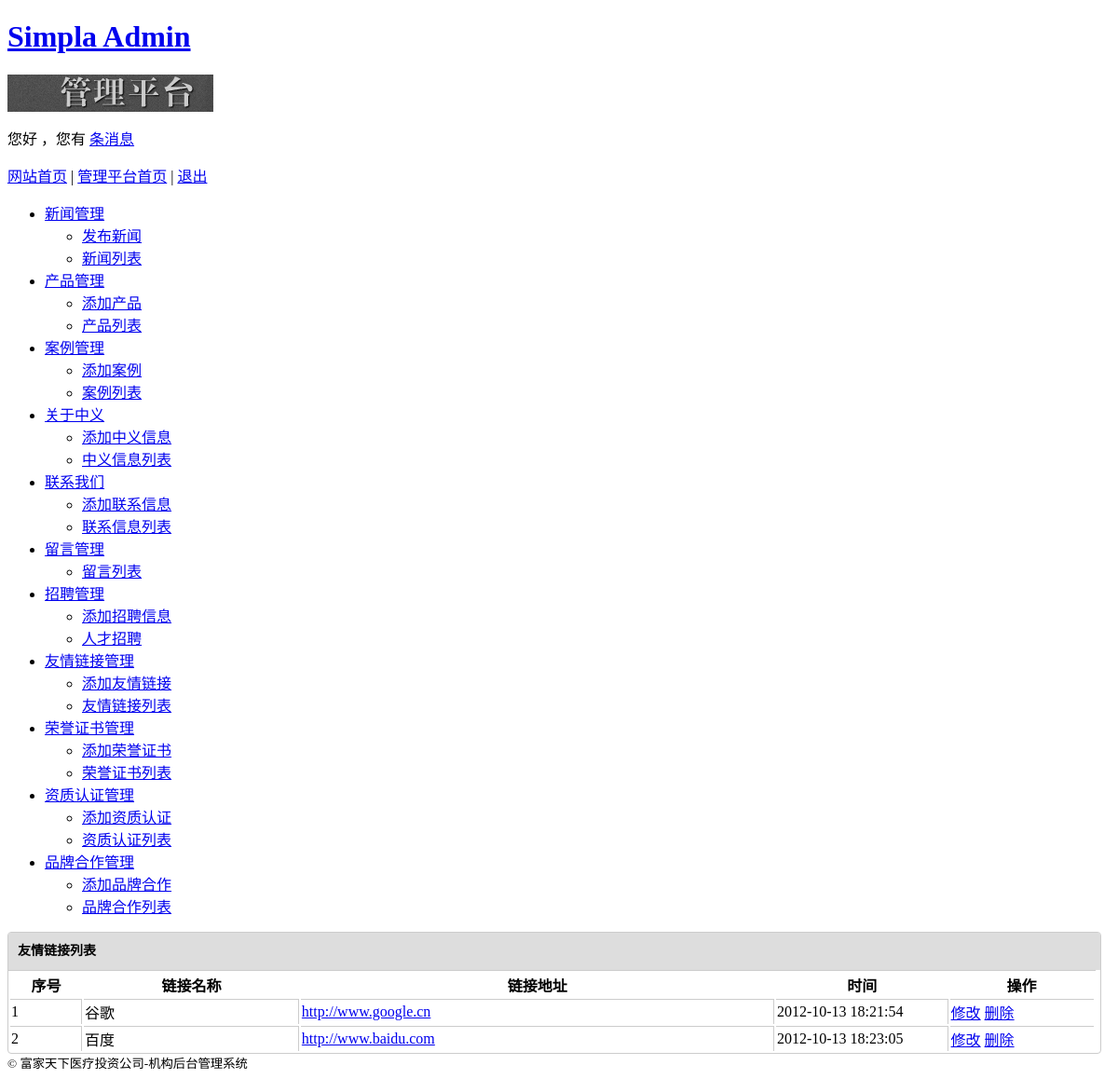
/index.php/admin/friend_link, run on the app's committed database.
### tables this page shows
CREATE TABLE `friend_links` (
  `id` tinyint(10) unsigned NOT NULL AUTO_INCREMENT,
  `url` varchar(30) NOT NULL,
  `link_name` varchar(20) NOT NULL,
  `addtime` datetime DEFAULT NULL,
  PRIMARY KEY (`id`)
);

### application/controllers/admin/friend_link.php (called while the page is built, shortened)
<?php if ( ! defined('BASEPATH')) exit('No direct script access allowed');
class Friend_link extends CI_Controller{
    public function index(){
    	$data['arr'] = $this->admin_model->get_link();
    	$this->load->view('admin/friend_link_view',$data);
    }
}

### index.php (called while the page is built, shortened)
<?php
require_once BASEPATH.'core/CodeIgniter'.EXT;

### application/models/admin_model.php (called while the page is built, shortened)
<?php if ( ! defined('BASEPATH')) exit('No direct script access allowed');
class Admin_model extends CI_Model {
	public function get_link(){
		$query = $this->db->get('friend_links');
		return $query->result();
	}
}

### application/views/admin/friend_link_view.php (the view, shortened to what this page needs)
<?php echo $this->load->view("admin/header") ?>
<div id="content">
	<div class="nl">
		<div class="nl_title"><strong>友情链接列表</strong></div>
		<table>
			<thead>
				<tr>
					<th width="5%">序号</th>
					<th width="15%">链接名称</th>
					<th width="33%">链接地址</th>
                    <th width="12%">时间</th>
					<th width="10%" style="border-right:none;">操作</th>
				</tr>
			</thead>
			<tbody>
			<?php if($arr){?>
				<?php foreach ($arr as $key=>$value){?>
				<tr>
	                <td><?php echo ($key+1)?></td>
	                <td><?php echo $value->link_name?></td>
	                <td><a href="<?php echo $value->url?>" title="<?php echo $value->link_name?>"><?php echo $value->url?></a></td>
	                <td><?php echo $value->addtime?></td>
	                <td style="border-right:none;">
		                <a href="friend_link/friend_link_edit/<?php echo $value->id?>">修改</a>
		                <a href="friend_link/friend_link_delete/<?php echo $value->id?>">删除</a>
	                </td>
				</tr>
				<?php }?>
			<?php }else{?>
				<tr>
                	<td colspan="6" style="font-size:20px;"><strong>暂无友情链接</strong></td>
				</tr>
			<?php }?>
			</tbody>
		</table>
	</div>
</div>
<?php echo $this->load->view("admin/footer") ?>

### application/views/admin/friend_link_view.php (style rules this page uses)
table { border-top:1px solid #ccc; }
#main-content tbody { border-bottom:none; }
table td { border:1px solid #ccc; border-bottom:none; border-left:none; }
.nl { width:99%; float:left; border:1px solid #ccc;border-radius:4px; }
.nl_title { float:left; width:100%; height:40px; line-height:40px; font-size:14px; text-indent:10px; background:#ddd; }

### data on the page
friend_links: link_name "谷歌", url "http://www.google.cn", addtime "2012-10-13 18:21:54"
friend_links: link_name "百度", url "http://www.baidu.com", addtime "2012-10-13 18:23:05"
